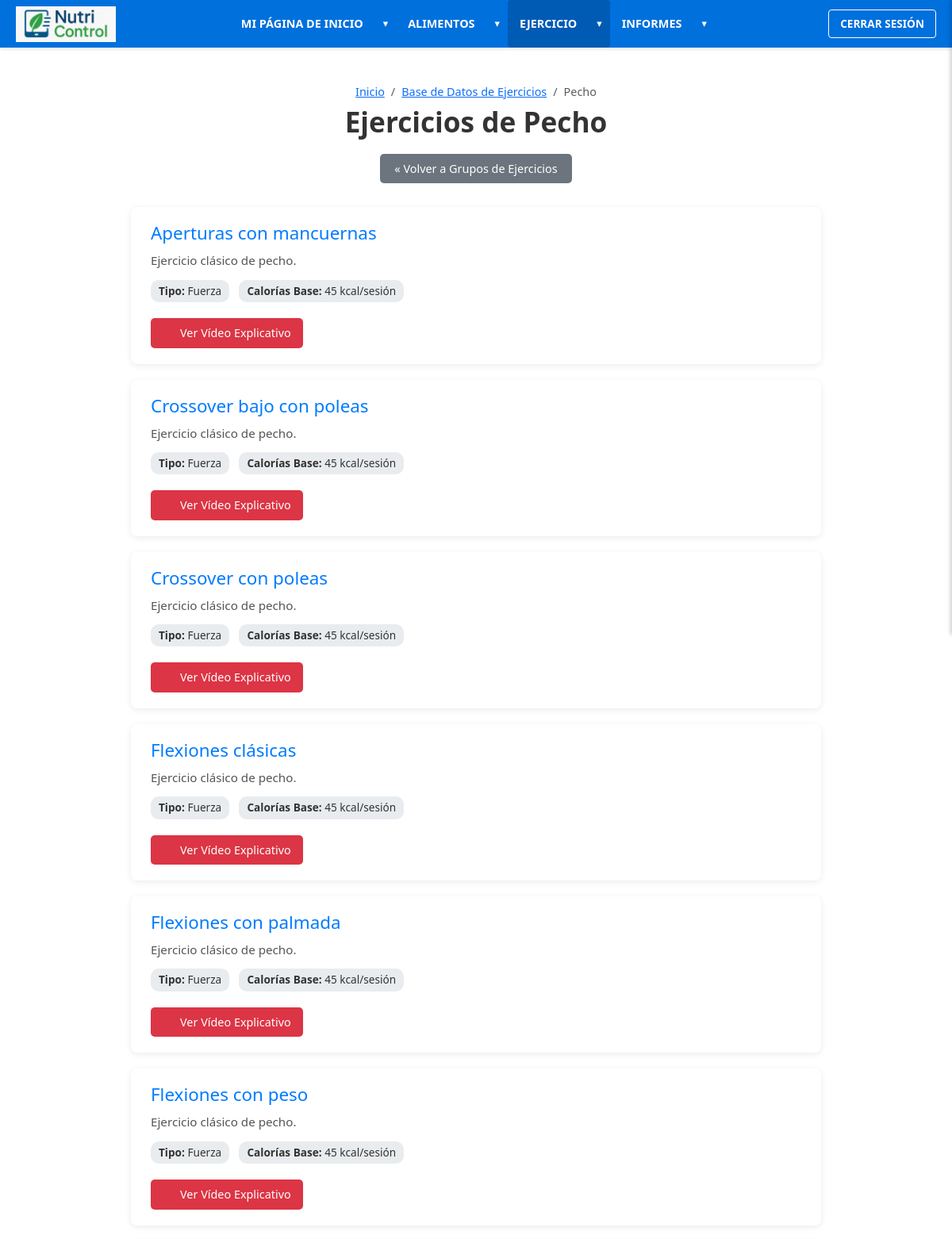
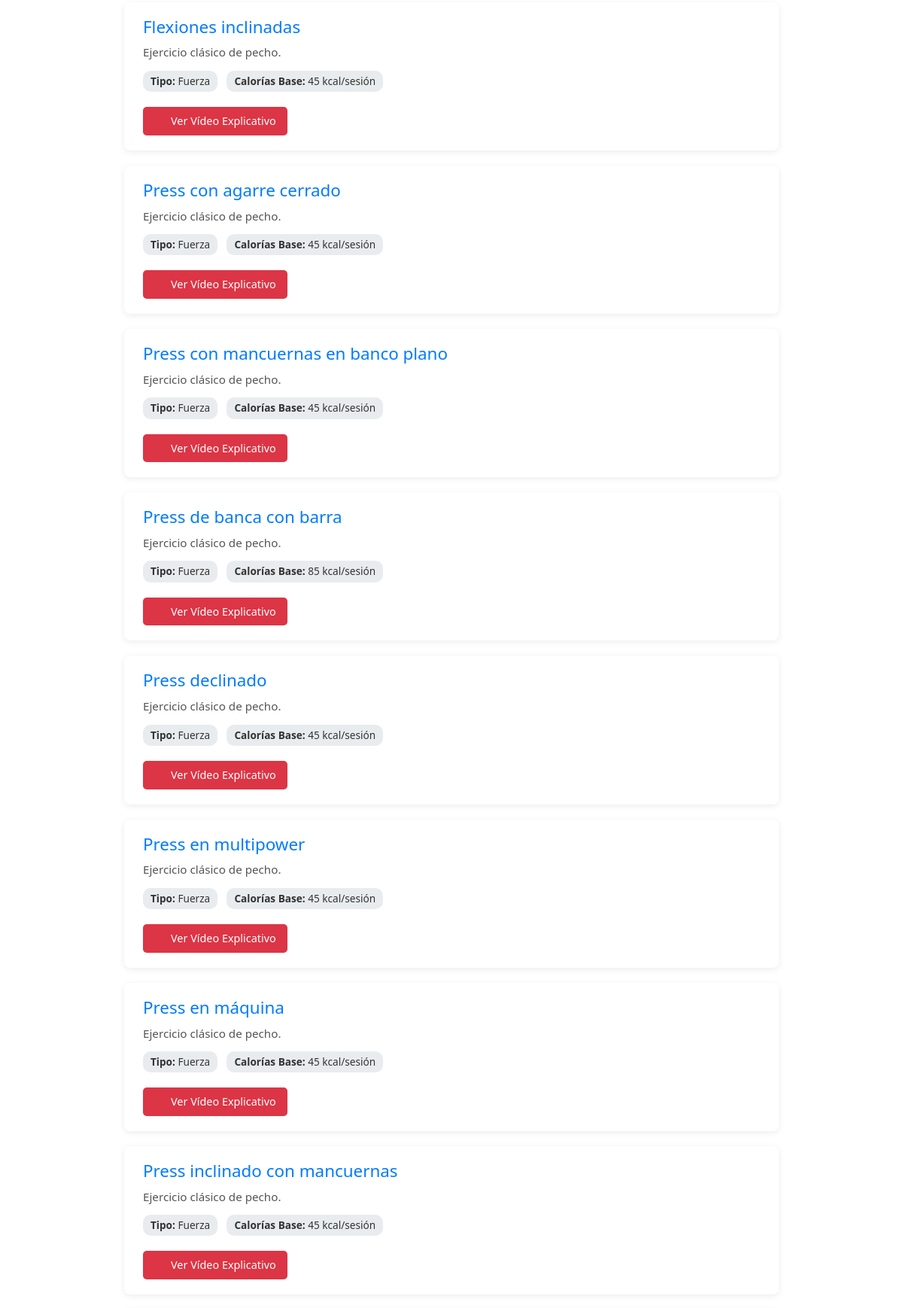
The page /ejercicios/grupo/pecho/ (signed in, upper part) on the database its author committed (2 pictures, top to bottom).
### base/models.py (models this page shows, shortened)
class Ejercicio(models.Model):
    nombre = models.CharField(max_length=150, unique=True, verbose_name=_("Nombre del Ejercicio"))
    TIPO_EJERCICIO_CHOICES = [
        ('cardio', _('Cardiovascular')),
        ('fuerza', _('Fuerza')),
    ]
    tipo = models.CharField(max_length=10, choices=TIPO_EJERCICIO_CHOICES, verbose_name=_("Tipo de Ejercicio"))
    GRUPO_MUSCULAR_CHOICES = [
        ('pecho', _('Pecho')), ('espalda', _('Espalda')), ('piernas', _('Piernas')),
        ('hombros', _('Hombros')), ('brazos', _('Brazos')), ('abdominales', _('Abdominales')),
        ('cardio_general', _('Cardio General')),
    ]
    grupo_muscular = models.CharField(
        max_length=20, choices=GRUPO_MUSCULAR_CHOICES,
        null=True, blank=True, verbose_name=_("Grupo Muscular")
    )
    descripcion = models.TextField(null=True, blank=True, verbose_name=_("Descripción"))
    video_url = models.URLField(max_length=255, null=True, blank=True, verbose_name=_("URL del Video Explicativo"))
    calorias_quemadas_base = models.PositiveIntegerField(
        default=50, verbose_name=_("Calorías Quemadas Base"),
        help_text=_("Para fuerza: kcal por sesión estándar. Para cardio: kcal por minuto.")
    )
    class Meta:
        verbose_name = _("Ejercicio")
        verbose_name_plural = _("Ejercicios")
        ordering = ['grupo_muscular', 'tipo', 'nombre']

### base/views.py (the view)
# urls.py: path('ejercicios/grupo/pecho/', views.vista_pecho, name='vista_pecho'),
@login_required
def vista_pecho(request):
    ejercicios_grupo = Ejercicio.objects.filter(grupo_muscular='pecho').order_by('nombre')
    context = {
        'grupo_nombre_display': _('Pecho'), 'ejercicios_list': ejercicios_grupo,
        'active_section': 'ejercicio', 'active_subsection': 'database_ejercicios'
    }
    return render(request, 'grupo_base.html', context)

### base/templates/grupo_base.html (shortened to what this page needs)
{% extends "base.html" %}
{% load static i18n %}
{% block extra_head %}
{% if not "bootstrap.min.css" in block.super %}
    <link href="https://cdn.jsdelivr.net/npm/bootstrap@5.3.0/dist/css/bootstrap.min.css" rel="stylesheet">
{% endif %}
{% endblock %}
{% block content %}
<div class="page-header">
    <nav aria-label="breadcrumb" class="breadcrumb-nav">
        <ol class="breadcrumb justify-content-center mb-0">
            <li class="breadcrumb-item"><a href="{% url 'dashboard' %}">{% trans "Inicio" %}</a></li>
            <li class="breadcrumb-item"><a href="{% url 'database_ejercicios' %}">{% trans "Base de Datos de Ejercicios" %}</a></li>
            <li class="breadcrumb-item active" aria-current="page">{{ grupo_nombre_display|default:_("Grupo") }}</li>
        </ol>
    </nav>
    <h1>{% blocktrans with group_name=grupo_nombre_display %}Ejercicios de {{ group_name }}{% endblocktrans %}</h1>
</div>
<div class="btn-volver-container">
    <a href="{% url 'database_ejercicios' %}" class="btn-volver">
        &laquo; {% trans "Volver a Grupos de Ejercicios" %}
    </a>
</div>
<div class="exercises-list-container">
    {% if ejercicios_list %}
        {% for ejercicio in ejercicios_list %}
            <div class="exercise-item-card">
                <h3 class="exercise-name">{{ ejercicio.nombre }}</h3>
                {% if ejercicio.descripcion %}
                    <p class="exercise-description">{{ ejercicio.descripcion|linebreaksbr }}</p>
                {% endif %}
                <div class="exercise-details">
                    <span><strong>{% trans "Tipo:" %}</strong> {{ ejercicio.get_tipo_display }}</span>
                    <span>
                        <strong>{% trans "Calorías Base:" %}</strong> {{ ejercicio.calorias_quemadas_base }}
                        {% if ejercicio.tipo == 'cardio' %}
                            {% trans "kcal/min" %}
                        {% else %}
                            {% trans "kcal/sesión" %}
                        {% endif %}
                    </span>
                </div>
                <div class="exercise-actions">
                    {% if ejercicio.video_url %}
                        <button type="button" class="btn btn-sm btn-video"
                                data-bs-toggle="modal" data-bs-target="#modalVerVideo"
                                data-video-url="{{ ejercicio.video_url }}"
                                data-video-title="{{ ejercicio.nombre }}">
                            <span class="youtube-icon"></span>
                            {% trans "Ver Vídeo Explicativo" %}
                        </button>
                    {% else %}
                        <span class="text-muted"><em>{% trans "Vídeo no disponible" %}</em></span>
                    {% endif %}
                </div>
            </div>
        {% endfor %}
    {% else %}
        <p class="no-exercises-message">{% trans "No hay ejercicios disponibles para este grupo actualmente." %}</p>
    {% endif %}
</div>
{% endblock %}

### base/templates/base.html (style rules this page uses)
* { box-sizing: border-box; margin: 0; padding: 0; }
body { font-family: Arial, sans-serif; display: flex; flex-direction: column; min-height: 100vh; }

### base/templates/grupo_base.html (style rules this page uses)
.page-header { text-align: center; margin: 25px 0 20px 0; }
.page-header .breadcrumb-nav { font-size: 0.9em; margin-bottom: 5px; }
.page-header .breadcrumb-nav .breadcrumb { padding-left: 0; list-style: none; }
.page-header h1 { font-size: 2.2em; color: #333; font-weight: 600; margin-top: 0; margin-bottom: 15px; }
.btn-volver-container { text-align: center; margin-bottom: 30px; }
.btn-volver { display: inline-block; padding: 8px 18px; background-color: #6c757d; color: white; text-decoration: none; border-radius: 5px; font-size: 0.9em; transition: background-color 0.2s ease; }
.exercises-list-container { max-width: 900px; margin: 0 auto 40px auto; padding: 0 15px; }
.exercise-item-card { background-color: #fff; border-radius: 8px; box-shadow: 0 2px 8px rgba(0,0,0,0.08); margin-bottom: 20px; padding: 20px 25px; }
.exercise-item-card h3.exercise-name { font-size: 1.4em; color: #007bff; margin: 0 0 8px 0; }
.exercise-item-card p.exercise-description { font-size: 0.95em; color: #555; margin-bottom: 12px; line-height: 1.6; }
.exercise-item-card .exercise-details { margin-bottom: 15px; }
.exercise-item-card .exercise-details span { font-size: 0.85em; color: #333; background-color: #e9ecef; padding: 4px 10px; border-radius: 10px; margin-right: 8px; display: inline-block; margin-bottom: 5px; }
.exercise-item-card .exercise-actions { margin-top: 10px; text-align: left; }
.btn-video { background-color: #dc3545; color: white; padding: 8px 15px; text-decoration: none; border-radius: 5px; font-size: 0.9em; border: none; cursor: pointer; transition: background-color 0.2s ease; display: inline-flex; align-items: center; }
.btn-video .youtube-icon { width: 16px; height: 16px; margin-right: 6px; }

### rows shown on the page
Ejercicio: nombre "Aperturas con mancuernas", descripcion "Ejercicio clásico de pecho.", tipo "Fuerza", calorias_quemadas_base "45"
Ejercicio: nombre "Crossover bajo con poleas", descripcion "Ejercicio clásico de pecho.", tipo "Fuerza", calorias_quemadas_base "45"
Ejercicio: nombre "Crossover con poleas", descripcion "Ejercicio clásico de pecho.", tipo "Fuerza", calorias_quemadas_base "45"
Ejercicio: nombre "Flexiones clásicas", descripcion "Ejercicio clásico de pecho.", tipo "Fuerza", calorias_quemadas_base "45"
Ejercicio: nombre "Flexiones con palmada", descripcion "Ejercicio clásico de pecho.", tipo "Fuerza", calorias_quemadas_base "45"
Ejercicio: nombre "Flexiones con peso", descripcion "Ejercicio clásico de pecho.", tipo "Fuerza", calorias_quemadas_base "45"
Ejercicio: nombre "Flexiones inclinadas", descripcion "Ejercicio clásico de pecho.", tipo "Fuerza", calorias_quemadas_base "45"
Ejercicio: nombre "Press con agarre cerrado", descripcion "Ejercicio clásico de pecho.", tipo "Fuerza", calorias_quemadas_base "45"
Ejercicio: nombre "Press con mancuernas en banco plano", descripcion "Ejercicio clásico de pecho.", tipo "Fuerza", calorias_quemadas_base "45"
Ejercicio: nombre "Press de banca con barra", descripcion "Ejercicio clásico de pecho.", tipo "Fuerza", calorias_quemadas_base "85"
Ejercicio: nombre "Press declinado", descripcion "Ejercicio clásico de pecho.", tipo "Fuerza", calorias_quemadas_base "45"
Ejercicio: nombre "Press en multipower", descripcion "Ejercicio clásico de pecho.", tipo "Fuerza", calorias_quemadas_base "45"
Ejercicio: nombre "Press en máquina", descripcion "Ejercicio clásico de pecho.", tipo "Fuerza", calorias_quemadas_base "45"
Ejercicio: nombre "Press inclinado con mancuernas", descripcion "Ejercicio clásico de pecho.", tipo "Fuerza", calorias_quemadas_base "45"

### other values the page prints
{{ grupo_nombre_display|default:_("Grupo") }} "Pecho"
